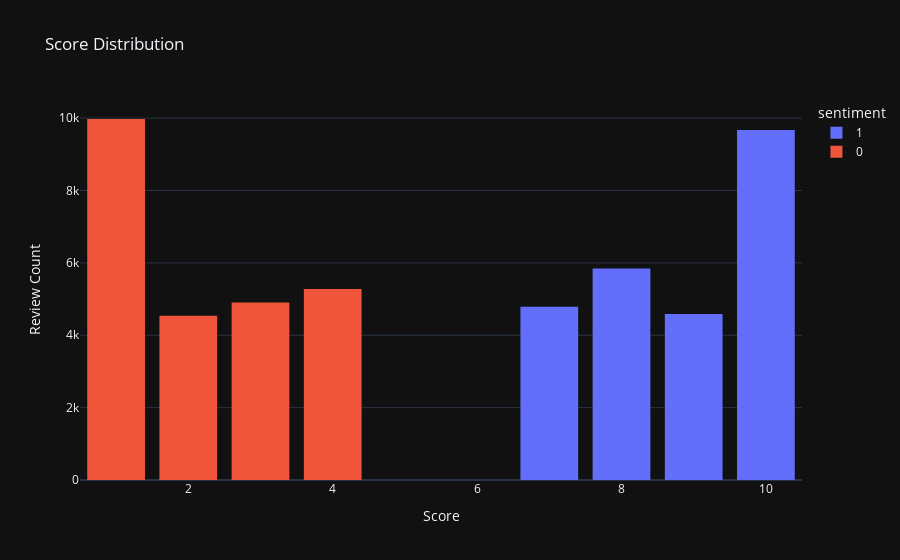

Notebook code cell kept with this figure:
### Code cell
fig = px.histogram(supervised_data, 
                   x='score', 
                   category_orders={'score': ['1', '2', '3', '4', '7', '8', '9', '10']}, 
                   title='Score Distribution', 
                   labels={'score': 'Score', 'count': 'Review Count'},
                   color='sentiment',  
                   template='plotly_dark')
fig.update_layout(xaxis_title='Score', yaxis_title='Review Count', bargap=0.2)
fig.show()

### Figure 1 — Plotly figure (JSON) as saved in the notebook; plotly's stock layout.template omitted (floating-point values rounded to 4 significant figures; data arrays with more than 128 entries replaced by an {"elided": "..."} marker saying what was removed)
{"data": [{"bingroup": "x", "hovertemplate": "sentiment=1<br>Score=%{x}<br>count=%{y}<extra></extra>", "legendgroup": "1", "marker": {"color": "#636efa", "pattern": {"shape": ""}}, "name": "1", "orientation": "v", "showlegend": true, "type": "histogram", "x": {"elided": "24884 int values"}, "xaxis": "x", "yaxis": "y"}, {"bingroup": "x", "hovertemplate": "sentiment=0<br>Score=%{x}<br>count=%{y}<extra></extra>", "legendgroup": "0", "marker": {"color": "#EF553B", "pattern": {"shape": ""}}, "name": "0", "orientation": "v", "showlegend": true, "type": "histogram", "x": {"elided": "24698 int values"}, "xaxis": "x", "yaxis": "y"}], "layout": {"bargap": 0.2, "barmode": "relative", "legend": {"title": {"text": "sentiment"}, "tracegroupgap": 0}, "title": {"text": "Score Distribution"}, "xaxis": {"anchor": "y", "categoryarray": ["1", "2", "3", "4", "7", "8", "9", "10"], "categoryorder": "array", "domain": [0, 1], "title": {"text": "Score"}}, "yaxis": {"anchor": "x", "domain": [0, 1], "title": {"text": "Review Count"}}}}
